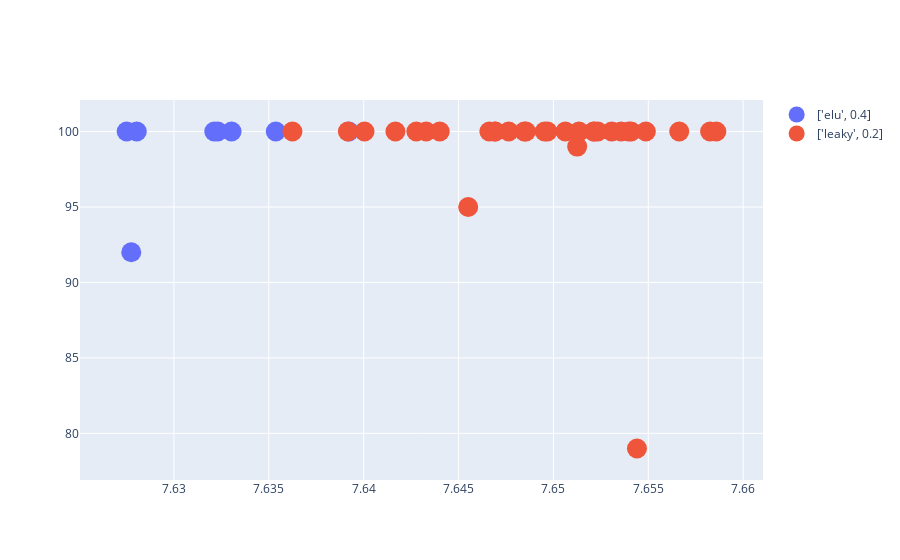

Notebook code cell kept with this figure:
### Code cell
results.results_dataframe_graph(facet='activation',att=['filters','strides','kernel_size','drop','full','fulldrop', 'activation_full', 'depth_multiplier','lag','radius','corr','nneighbors'], count=True, threshold=7.6)

### Figure 1 — Plotly figure (JSON) as saved in the notebook; plotly's stock layout.template omitted (floating-point values rounded to 4 significant figures)
{"data": [{"marker": {"size": 20}, "mode": "markers", "name": "['elu', 0.4]", "text": ["filters:[512]-strides:[1]-kernel_size:[9]-drop:0.5-full:[512]-fulldrop:0.5-activation_full:['elu', 0.4]-depth_multiplier:5-lag:3-radius:0.5-corr:[0.75, 0.85]-nneighbors:200-activation:['elu', 0.4]", "filters:[512]-strides:[1]-kernel_size:[9]-drop:0.25-full:[512]-fulldrop:0.5-activation_full:['leaky', 0.2]-depth_multiplier:4-lag:12-radius:0.5-corr:[0.8, 0.9]-nneighbors:250-activation:['elu', 0.4]", "filters:[512]-strides:[1]-kernel_size:[9]-drop:0.25-full:[512]-fulldrop:0.25-activation_full:['leaky', 0.2]-depth_multiplier:4-lag:9-radius:1-corr:[0.85, 0.95]-nneighbors:200-activation:['elu', 0.4]", "filters:[512]-strides:[1]-kernel_size:[7]-drop:0.5-full:[512]-fulldrop:0.5-activation_full:['leaky', 0.2]-depth_multiplier:6-lag:12-radius:2-corr:[0.7, 0.9]-nneighbors:150-activation:['elu', 0.4]", "filters:[512]-strides:[1]-kernel_size:[3]-drop:0.5-full:[512]-fulldrop:0.0-activation_full:['elu', 0.4]-depth_multiplier:5-lag:9-radius:1.5-corr:[0.7, 0.8]-nneighbors:150-activation:['elu', 0.4]", "filters:[512]-strides:[1]-kernel_size:[3]-drop:0.5-full:[1024]-fulldrop:0.0-activation_full:['elu', 0.4]-depth_multiplier:5-lag:6-radius:1.5-corr:[0.8, 0.9]-nneighbors:300-activation:['elu', 0.4]", "filters:[512]-strides:[1]-kernel_size:[3]-drop:0.25-full:[512]-fulldrop:0.25-activation_full:['elu', 0.4]-depth_multiplier:5-lag:6-radius:0.5-corr:[0.75, 0.95]-nneighbors:150-activation:['elu', 0.4]", "filters:[512]-strides:[1]-kernel_size:[3]-drop:0.25-full:[512]-fulldrop:0.25-activation_full:['elu', 0.4]-depth_multiplier:4-lag:3-radius:0.5-corr:[0.7, 0.9]-nneighbors:150-activation:['elu', 0.4]", "filters:[512]-strides:[1]-kernel_size:[3]-drop:0.0-full:[512]-fulldrop:0.5-activation_full:['elu', 0.4]-depth_multiplier:4-lag:6-radius:0.5-corr:[0.7, 0.9]-nneighbors:150-activation:['elu', 0.4]", "filters:[512]-strides:[1]-kernel_size:[5]-drop:0.0-full:[512]-fulldrop:0.25-activation_full:['leaky', 0.2]-depth_multiplier:6-lag:6-radius:1.5-corr:[0.85, 0.95]-nneighbors:200-activation:['elu', 0.4]", "filters:[512]-strides:[2]-kernel_size:[9]-drop:0.25-full:[512]-fulldrop:0.25-activation_full:['elu', 0.4]-depth_multiplier:6-lag:12-radius:1-corr:[0.85, 0.95]-nneighbors:150-activation:['elu', 0.4]", "filters:[512]-strides:[2]-kernel_size:[3]-drop:0.0-full:[1024]-fulldrop:0.0-activation_full:['leaky', 0.2]-depth_multiplier:5-lag:9-radius:1-corr:[0.7, 0.9]-nneighbors:300-activation:['elu', 0.4]", "filters:[512]-strides:[3]-kernel_size:[9]-drop:0.5-full:[1024]-fulldrop:0.25-activation_full:['elu', 0.4]-depth_multiplier:4-lag:3-radius:0.5-corr:[0.7, 0.8]-nneighbors:150-activation:['elu', 0.4]", "filters:[512]-strides:[3]-kernel_size:[9]-drop:0.5-full:[512]-fulldrop:0.0-activation_full:['leaky', 0.2]-depth_multiplier:5-lag:3-radius:1.5-corr:[0.75, 0.95]-nneighbors:300-activation:['elu', 0.4]", "filters:[512]-strides:[3]-kernel_size:[9]-drop:0.5-full:[512]-fulldrop:0.0-activation_full:['leaky', 0.2]-depth_multiplier:5-lag:6-radius:2-corr:[0.75, 0.95]-nneighbors:300-activation:['elu', 0.4]", "filters:[512]-strides:[3]-kernel_size:[9]-drop:0.25-full:[1024]-fulldrop:0.25-activation_full:['elu', 0.4]-depth_multiplier:4-lag:9-radius:0.5-corr:[0.7, 0.9]-nneighbors:250-activation:['elu', 0.4]", "filters:[512]-strides:[3]-kernel_size:[9]-drop:0.0-full:[512]-fulldrop:0.5-activation_full:['elu', 0.4]-depth_multiplier:4-lag:3-radius:1-corr:[0.7, 0.9]-nneighbors:150-activation:['elu', 0.4]", "filters:[512]-strides:[3]-kernel_size:[7]-drop:0.5-full:[512]-fulldrop:0.0-activation_full:['leaky', 0.2]-depth_multiplier:5-lag:3-radius:2-corr:[0.75, 0.95]-nneighbors:300-activation:['elu', 0.4]", "filters:[512]-strides:[3]-kernel_size:[7]-drop:0.5-full:[512]-fulldrop:0.0-activation_full:['leaky', 0.2]-depth_multiplier:5-lag:3-radius:1.5-corr:[0.75, 0.95]-nneighbors:300-activation:['elu', 0.4]", "filters:[512]-strides:[3]-kernel_size:[7]-drop:0.5-full:[512]-fulldrop:0.0-activation_full:['leaky', 0.2]-depth_multiplier:5-lag:6-radius:1.5-corr:[0.7, 0.8]-nneighbors:300-activation:['elu', 0.4]", "filters:[512]-strides:[3]-kernel_size:[7]-drop:0.5-full:[512]-fulldrop:0.0-activation_full:['leaky', 0.2]-depth_multiplier:4-lag:3-radius:1.5-corr:[0.75, 0.95]-nneighbors:300-activation:['elu', 0.4]", "filters:[512]-strides:[3]-kernel_size:[7]-drop:0.5-full:[512]-fulldrop:0.0-activation_full:['leaky', 0.2]-depth_multiplier:4-lag:6-radius:1.5-corr:[0.75, 0.95]-nneighbors:300-activation:['elu', 0.4]", "filters:[512]-strides:[3]-kernel_size:[7]-drop:0.5-full:[512]-fulldrop:0.0-activation_full:['leaky', 0.2]-depth_multiplier:6-lag:3-radius:1.5-corr:[0.75, 0.95]-nneighbors:300-activation:['elu', 0.4]", "filters:[512]-strides:[3]-kernel_size:[7]-drop:0.5-full:[512]-fulldrop:0.0-activation_full:['leaky', 0.2]-depth_multiplier:6-lag:6-radius:1.5-corr:[0.75, 0.95]-nneighbors:300-activation:['elu', 0.4]", "filters:[512]-strides:[3]-kernel_size:[7]-drop:0.25-full:[512]-fulldrop:0.5-activation_full:['elu', 0.4]-depth_multiplier:5-lag:12-radius:0.5-corr:[0.85, 0.95]-nneighbors:200-activation:['elu', 0.4]", "filters:[512]-strides:[3]-kernel_size:[7]-drop:0.0-full:[512]-fulldrop:0.25-activation_full:['leaky', 0.2]-depth_multiplier:4-lag:9-radius:1-corr:[0.7, 0.9]-nneighbors:300-activation:['elu', 0.4]", "filters:[512]-strides:[3]-kernel_size:[3]-drop:0.25-full:[1024]-fulldrop:0.5-activation_full:['leaky', 0.2]-depth_multiplier:4-lag:12-radius:2-corr:[0.75, 0.85]-nneighbors:300-activation:['elu', 0.4]", "filters:[512]-strides:[3]-kernel_size:[3]-drop:0.0-full:[1024]-fulldrop:0.25-activation_full:['leaky', 0.2]-depth_multiplier:5-lag:6-radius:0.5-corr:[0.75, 0.85]-nneighbors:200-activation:['elu', 0.4]", "filters:[512]-strides:[3]-kernel_size:[5]-drop:0.5-full:[512]-fulldrop:0.0-activation_full:['leaky', 0.2]-depth_multiplier:5-lag:6-radius:1.5-corr:[0.75, 0.95]-nneighbors:300-activation:['elu', 0.4]", "filters:[256]-strides:[1]-kernel_size:[9]-drop:0.5-full:[512]-fulldrop:0.5-activation_full:['leaky', 0.2]-depth_multiplier:6-lag:9-radius:1.5-corr:[0.8, 0.9]-nneighbors:150-activation:['elu', 0.4]", "filters:[256]-strides:[1]-kernel_size:[9]-drop:0.0-full:[512]-fulldrop:0.25-activation_full:['leaky', 0.2]-depth_multiplier:4-lag:12-radius:1-corr:[0.85, 0.95]-nneighbors:300-activation:['elu', 0.4]", "filters:[256]-strides:[1]-kernel_size:[9]-drop:0.0-full:[512]-fulldrop:0.0-activation_full:['leaky', 0.2]-depth_multiplier:4-lag:9-radius:1-corr:[0.75, 0.85]-nneighbors:150-activation:['elu', 0.4]", "filters:[256]-strides:[1]-kernel_size:[7]-drop:0.0-full:[512]-fulldrop:0.0-activation_full:['elu', 0.4]-depth_multiplier:5-lag:3-radius:0.5-corr:[0.75, 0.85]-nneighbors:200-activation:['elu', 0.4]", "filters:[256]-strides:[2]-kernel_size:[9]-drop:0.25-full:[1024]-fulldrop:0.0-activation_full:['leaky', 0.2]-depth_multiplier:4-lag:9-radius:2-corr:[0.85, 0.95]-nneighbors:300-activation:['elu', 0.4]", "filters:[256]-strides:[2]-kernel_size:[5]-drop:0.25-full:[1024]-fulldrop:0.25-activation_full:['leaky', 0.2]-depth_multiplier:5-lag:9-radius:0.5-corr:[0.75, 0.95]-nneighbors:150-activation:['elu', 0.4]", "filters:[256]-strides:[3]-kernel_size:[9]-drop:0.25-full:[1024]-fulldrop:0.0-activation_full:['leaky', 0.2]-depth_multiplier:6-lag:9-radius:1-corr:[0.8, 0.9]-nneighbors:250-activation:['elu', 0.4]", "filters:[256]-strides:[3]-kernel_size:[7]-drop:0.25-full:[1024]-fulldrop:0.5-activation_full:['elu', 0.4]-depth_multiplier:4-lag:6-radius:0.5-corr:[0.8, 0.9]-nneighbors:200-activation:['elu', 0.4]", "filters:[256]-strides:[3]-kernel_size:[7]-drop:0.25-full:[1024]-fulldrop:0.25-activation_full:['elu', 0.4]-depth_multiplier:5-lag:6-radius:1-corr:[0.75, 0.85]-nneighbors:200-activation:['elu', 0.4]", "filters:[256]-strides:[3]-kernel_size:[7]-drop:0.0-full:[512]-fulldrop:0.25-activation_full:['elu', 0.4]-depth_multiplier:4-lag:6-radius:1-corr:[0.7, 0.9]-nneighbors:150-activation:['elu', 0.4]", "filters:[256]-strides:[3]-kernel_size:[3]-drop:0.0-full:[512]-fulldrop:0.5-activation_full:['leaky', 0.2]-depth_multiplier:5-lag:3-radius:1.5-corr:[0.7, 0.8]-nneighbors:150-activation:['elu', 0.4]", "filters:[256]-strides:[3]-kernel_size:[3]-drop:0.0-full:[512]-fulldrop:0.0-activation_full:['leaky', 0.2]-depth_multiplier:6-lag:12-radius:1-corr:[0.8, 0.9]-nneighbors:250-activation:['elu', 0.4]", "filters:[256]-strides:[3]-kernel_size:[5]-drop:0.5-full:[1024]-fulldrop:0.5-activation_full:['elu', 0.4]-depth_multiplier:4-lag:12-radius:1-corr:[0.75, 0.85]-nneighbors:200-activation:['elu', 0.4]", "filters:[256]-strides:[3]-kernel_size:[5]-drop:0.5-full:[512]-fulldrop:0.5-activation_full:['leaky', 0.2]-depth_multiplier:5-lag:6-radius:1.5-corr:[0.85, 0.95]-nneighbors:200-activation:['elu', 0.4]", "filters:[1024]-strides:[1]-kernel_size:[9]-drop:0.5-full:[512]-fulldrop:0.5-activation_full:['elu', 0.4]-depth_multiplier:6-lag:6-radius:0.5-corr:[0.75, 0.85]-nneighbors:200-activation:['elu', 0.4]", "filters:[1024]-strides:[1]-kernel_size:[9]-drop:0.25-full:[512]-fulldrop:0.25-activation_full:['elu', 0.4]-depth_multiplier:5-lag:9-radius:1.5-corr:[0.7, 0.8]-nneighbors:150-activation:['elu', 0.4]", "filters:[1024]-strides:[1]-kernel_size:[7]-drop:0.5-full:[512]-fulldrop:0.25-activation_full:['elu', 0.4]-depth_multiplier:4-lag:6-radius:2-corr:[0.8, 0.9]-nneighbors:250-activation:['elu', 0.4]", "filters:[1024]-strides:[1]-kernel_size:[7]-drop:0.25-full:[1024]-fulldrop:0.5-activation_full:['leaky', 0.2]-depth_multiplier:4-lag:9-radius:0.5-corr:[0.75, 0.85]-nneighbors:300-activation:['elu', 0.4]", "filters:[1024]-strides:[1]-kernel_size:[7]-drop:0.25-full:[1024]-fulldrop:0.0-activation_full:['leaky', 0.2]-depth_multiplier:5-lag:3-radius:1.5-corr:[0.85, 0.95]-nneighbors:250-activation:['elu', 0.4]", "filters:[1024]-strides:[1]-kernel_size:[7]-drop:0.0-full:[512]-fulldrop:0.0-activation_full:['elu', 0.4]-depth_multiplier:5-lag:12-radius:2-corr:[0.75, 0.85]-nneighbors:300-activation:['elu', 0.4]", "filters:[1024]-strides:[1]-kernel_size:[5]-drop:0.5-full:[512]-fulldrop:0.5-activation_full:['leaky', 0.2]-depth_multiplier:6-lag:3-radius:1.5-corr:[0.75, 0.85]-nneighbors:200-activation:['elu', 0.4]", "filters:[1024]-strides:[1]-kernel_size:[5]-drop:0.25-full:[1024]-fulldrop:0.25-activation_full:['elu', 0.4]-depth_multiplier:4-lag:12-radius:0.5-corr:[0.85, 0.95]-nneighbors:250-activation:['elu', 0.4]", "filters:[1024]-strides:[1]-kernel_size:[5]-drop:0.25-full:[1024]-fulldrop:0.0-activation_full:['leaky', 0.2]-depth_multiplier:4-lag:9-radius:2-corr:[0.75, 0.85]-nneighbors:200-activation:['elu', 0.4]", "filters:[1024]-strides:[2]-kernel_size:[9]-drop:0.0-full:[512]-fulldrop:0.5-activation_full:['elu', 0.4]-depth_multiplier:5-lag:9-radius:1-corr:[0.8, 0.9]-nneighbors:300-activation:['elu', 0.4]", "filters:[1024]-strides:[2]-kernel_size:[7]-drop:0.5-full:[1024]-fulldrop:0.25-activation_full:['leaky', 0.2]-depth_multiplier:6-lag:9-radius:2-corr:[0.75, 0.85]-nneighbors:200-activation:['elu', 0.4]", "filters:[1024]-strides:[2]-kernel_size:[3]-drop:0.5-full:[512]-fulldrop:0.5-activation_full:['elu', 0.4]-depth_multiplier:4-lag:6-radius:0.5-corr:[0.75, 0.85]-nneighbors:250-activation:['elu', 0.4]", "filters:[1024]-strides:[2]-kernel_size:[5]-drop:0.25-full:[1024]-fulldrop:0.5-activation_full:['leaky', 0.2]-depth_multiplier:6-lag:3-radius:2-corr:[0.85, 0.95]-nneighbors:300-activation:['elu', 0.4]", "filters:[1024]-strides:[3]-kernel_size:[9]-drop:0.5-full:[512]-fulldrop:0.25-activation_full:['leaky', 0.2]-depth_multiplier:5-lag:12-radius:2-corr:[0.7, 0.9]-nneighbors:200-activation:['elu', 0.4]", "filters:[1024]-strides:[3]-kernel_size:[9]-drop:0.5-full:[512]-fulldrop:0.25-activation_full:['leaky', 0.2]-depth_multiplier:4-lag:3-radius:1.5-corr:[0.7, 0.9]-nneighbors:300-activation:['elu', 0.4]", "filters:[1024]-strides:[3]-kernel_size:[9]-drop:0.0-full:[512]-fulldrop:0.5-activation_full:['elu', 0.4]-depth_multiplier:5-lag:9-radius:0.5-corr:[0.75, 0.85]-nneighbors:150-activation:['elu', 0.4]", "filters:[1024]-strides:[3]-kernel_size:[7]-drop:0.0-full:[512]-fulldrop:0.5-activation_full:['elu', 0.4]-depth_multiplier:4-lag:12-radius:1-corr:[0.75, 0.85]-nneighbors:200-activation:['elu', 0.4]", "filters:[1024]-strides:[3]-kernel_size:[3]-drop:0.5-full:[512]-fulldrop:0.0-activation_full:['leaky', 0.2]-depth_multiplier:5-lag:3-radius:1.5-corr:[0.7, 0.8]-nneighbors:300-activation:['elu', 0.4]", "filters:[1024]-strides:[3]-kernel_size:[3]-drop:0.5-full:[512]-fulldrop:0.0-activation_full:['leaky', 0.2]-depth_multiplier:6-lag:6-radius:1-corr:[0.7, 0.8]-nneighbors:300-activation:['elu', 0.4]", "filters:[1024]-strides:[3]-kernel_size:[3]-drop:0.0-full:[512]-fulldrop:0.5-activation_full:['elu', 0.4]-depth_multiplier:4-lag:3-radius:2-corr:[0.7, 0.9]-nneighbors:250-activation:['elu', 0.4]", "filters:[1024]-strides:[3]-kernel_size:[3]-drop:0.0-full:[1024]-fulldrop:0.0-activation_full:['leaky', 0.2]-depth_multiplier:6-lag:6-radius:0.5-corr:[0.7, 0.8]-nneighbors:150-activation:['elu', 0.4]", "filters:[1024]-strides:[3]-kernel_size:[5]-drop:0.5-full:[512]-fulldrop:0.0-activation_full:['leaky', 0.2]-depth_multiplier:4-lag:3-radius:1-corr:[0.7, 0.9]-nneighbors:300-activation:['elu', 0.4]", "filters:[1024]-strides:[3]-kernel_size:[5]-drop:0.5-full:[1024]-fulldrop:0.5-activation_full:['leaky', 0.2]-depth_multiplier:4-lag:12-radius:2-corr:[0.85, 0.95]-nneighbors:250-activation:['elu', 0.4]", "filters:[1024]-strides:[3]-kernel_size:[5]-drop:0.25-full:[1024]-fulldrop:0.0-activation_full:['leaky', 0.2]-depth_multiplier:4-lag:12-radius:0.5-corr:[0.8, 0.9]-nneighbors:250-activation:['elu', 0.4]"], "type": "scatter", "x": [7.639, 7.632, 7.632, 7.628, 7.633, 7.628, 7.628, 7.635], "y": [100, 100, 100, 92, 100, 100, 100, 100]}, {"marker": {"size": 20}, "mode": "markers", "name": "['leaky', 0.2]", "text": ["filters:[512]-strides:[1]-kernel_size:[7]-drop:0.0-full:[512]-fulldrop:0.0-activation_full:['leaky', 0.2]-depth_multiplier:6-lag:3-radius:0.5-corr:[0.85, 0.95]-nneighbors:250-activation:['leaky', 0.2]", "filters:[512]-strides:[1]-kernel_size:[3]-drop:0.5-full:[1024]-fulldrop:0.5-activation_full:['leaky', 0.2]-depth_multiplier:5-lag:12-radius:2-corr:[0.75, 0.95]-nneighbors:300-activation:['leaky', 0.2]", "filters:[512]-strides:[1]-kernel_size:[5]-drop:0.25-full:[512]-fulldrop:0.5-activation_full:['elu', 0.4]-depth_multiplier:5-lag:9-radius:1-corr:[0.7, 0.8]-nneighbors:250-activation:['leaky', 0.2]", "filters:[512]-strides:[1]-kernel_size:[5]-drop:0.25-full:[512]-fulldrop:0.25-activation_full:['leaky', 0.2]-depth_multiplier:5-lag:6-radius:1-corr:[0.75, 0.85]-nneighbors:200-activation:['leaky', 0.2]", "filters:[512]-strides:[1]-kernel_size:[5]-drop:0.25-full:[1024]-fulldrop:0.5-activation_full:['leaky', 0.2]-depth_multiplier:6-lag:9-radius:1.5-corr:[0.7, 0.9]-nneighbors:250-activation:['leaky', 0.2]", "filters:[512]-strides:[2]-kernel_size:[9]-drop:0.0-full:[512]-fulldrop:0.5-activation_full:['elu', 0.4]-depth_multiplier:5-lag:12-radius:0.5-corr:[0.7, 0.9]-nneighbors:250-activation:['leaky', 0.2]", "filters:[512]-strides:[2]-kernel_size:[7]-drop:0.5-full:[512]-fulldrop:0.0-activation_full:['elu', 0.4]-depth_multiplier:4-lag:9-radius:0.5-corr:[0.75, 0.85]-nneighbors:250-activation:['leaky', 0.2]", "filters:[512]-strides:[2]-kernel_size:[7]-drop:0.5-full:[1024]-fulldrop:0.25-activation_full:['leaky', 0.2]-depth_multiplier:4-lag:12-radius:1-corr:[0.75, 0.95]-nneighbors:300-activation:['leaky', 0.2]", "filters:[512]-strides:[2]-kernel_size:[3]-drop:0.25-full:[1024]-fulldrop:0.0-activation_full:['leaky', 0.2]-depth_multiplier:5-lag:9-radius:1.5-corr:[0.7, 0.8]-nneighbors:200-activation:['leaky', 0.2]", "filters:[512]-strides:[3]-kernel_size:[9]-drop:0.5-full:[512]-fulldrop:0.0-activation_full:['elu', 0.4]-depth_multiplier:5-lag:3-radius:2-corr:[0.7, 0.8]-nneighbors:300-activation:['leaky', 0.2]", "filters:[512]-strides:[3]-kernel_size:[9]-drop:0.5-full:[512]-fulldrop:0.0-activation_full:['elu', 0.4]-depth_multiplier:5-lag:3-radius:1.5-corr:[0.75, 0.95]-nneighbors:300-activation:['leaky', 0.2]", "filters:[512]-strides:[3]-kernel_size:[9]-drop:0.5-full:[512]-fulldrop:0.0-activation_full:['elu', 0.4]-depth_multiplier:5-lag:6-radius:2-corr:[0.75, 0.95]-nneighbors:300-activation:['leaky', 0.2]", "filters:[512]-strides:[3]-kernel_size:[9]-drop:0.5-full:[512]-fulldrop:0.0-activation_full:['leaky', 0.2]-depth_multiplier:5-lag:3-radius:1.5-corr:[0.75, 0.95]-nneighbors:300-activation:['leaky', 0.2]", "filters:[512]-strides:[3]-kernel_size:[9]-drop:0.5-full:[512]-fulldrop:0.0-activation_full:['leaky', 0.2]-depth_multiplier:5-lag:6-radius:2-corr:[0.75, 0.95]-nneighbors:300-activation:['leaky', 0.2]", "filters:[512]-strides:[3]-kernel_size:[9]-drop:0.5-full:[512]-fulldrop:0.0-activation_full:['leaky', 0.2]-depth_multiplier:5-lag:6-radius:1.5-corr:[0.7, 0.9]-nneighbors:300-activation:['leaky', 0.2]", "filters:[512]-strides:[3]-kernel_size:[9]-drop:0.5-full:[512]-fulldrop:0.0-activation_full:['leaky', 0.2]-depth_multiplier:5-lag:6-radius:1.5-corr:[0.75, 0.95]-nneighbors:300-activation:['leaky', 0.2]", "filters:[512]-strides:[3]-kernel_size:[9]-drop:0.5-full:[512]-fulldrop:0.0-activation_full:['leaky', 0.2]-depth_multiplier:4-lag:6-radius:1.5-corr:[0.7, 0.9]-nneighbors:300-activation:['leaky', 0.2]", "filters:[512]-strides:[3]-kernel_size:[9]-drop:0.5-full:[512]-fulldrop:0.0-activation_full:['leaky', 0.2]-depth_multiplier:6-lag:3-radius:1.5-corr:[0.7, 0.9]-nneighbors:300-activation:['leaky', 0.2]", "filters:[512]-strides:[3]-kernel_size:[9]-drop:0.5-full:[512]-fulldrop:0.0-activation_full:['leaky', 0.2]-depth_multiplier:6-lag:6-radius:1.5-corr:[0.7, 0.9]-nneighbors:300-activation:['leaky', 0.2]", "filters:[512]-strides:[3]-kernel_size:[9]-drop:0.0-full:[1024]-fulldrop:0.0-activation_full:['elu', 0.4]-depth_multiplier:6-lag:9-radius:2-corr:[0.75, 0.95]-nneighbors:300-activation:['leaky', 0.2]", "filters:[512]-strides:[3]-kernel_size:[7]-drop:0.5-full:[512]-fulldrop:0.0-activation_full:['elu', 0.4]-depth_multiplier:5-lag:3-radius:2-corr:[0.75, 0.95]-nneighbors:300-activation:['leaky', 0.2]", "filters:[512]-strides:[3]-kernel_size:[7]-drop:0.5-full:[512]-fulldrop:0.0-activation_full:['elu', 0.4]-depth_multiplier:5-lag:3-radius:1.5-corr:[0.75, 0.95]-nneighbors:300-activation:['leaky', 0.2]", "filters:[512]-strides:[3]-kernel_size:[7]-drop:0.5-full:[512]-fulldrop:0.0-activation_full:['elu', 0.4]-depth_multiplier:4-lag:3-radius:1.5-corr:[0.75, 0.95]-nneighbors:300-activation:['leaky', 0.2]", "filters:[512]-strides:[3]-kernel_size:[7]-drop:0.5-full:[512]-fulldrop:0.0-activation_full:['elu', 0.4]-depth_multiplier:4-lag:6-radius:1.5-corr:[0.75, 0.95]-nneighbors:300-activation:['leaky', 0.2]", "filters:[512]-strides:[3]-kernel_size:[7]-drop:0.5-full:[512]-fulldrop:0.0-activation_full:['elu', 0.4]-depth_multiplier:6-lag:3-radius:1.5-corr:[0.75, 0.95]-nneighbors:300-activation:['leaky', 0.2]", "filters:[512]-strides:[3]-kernel_size:[7]-drop:0.5-full:[512]-fulldrop:0.0-activation_full:['elu', 0.4]-depth_multiplier:6-lag:6-radius:1.5-corr:[0.75, 0.95]-nneighbors:300-activation:['leaky', 0.2]", "filters:[512]-strides:[3]-kernel_size:[7]-drop:0.5-full:[1024]-fulldrop:0.0-activation_full:['elu', 0.4]-depth_multiplier:5-lag:12-radius:1-corr:[0.8, 0.9]-nneighbors:300-activation:['leaky', 0.2]", "filters:[512]-strides:[3]-kernel_size:[7]-drop:0.5-full:[512]-fulldrop:0.25-activation_full:['leaky', 0.2]-depth_multiplier:6-lag:6-radius:2-corr:[0.7, 0.9]-nneighbors:300-activation:['leaky', 0.2]", "filters:[512]-strides:[3]-kernel_size:[7]-drop:0.5-full:[512]-fulldrop:0.0-activation_full:['leaky', 0.2]-depth_multiplier:5-lag:3-radius:2-corr:[0.75, 0.95]-nneighbors:300-activation:['leaky', 0.2]", "filters:[512]-strides:[3]-kernel_size:[7]-drop:0.5-full:[512]-fulldrop:0.0-activation_full:['leaky', 0.2]-depth_multiplier:5-lag:3-radius:1.5-corr:[0.75, 0.95]-nneighbors:300-activation:['leaky', 0.2]", "filters:[512]-strides:[3]-kernel_size:[7]-drop:0.5-full:[512]-fulldrop:0.0-activation_full:['leaky', 0.2]-depth_multiplier:5-lag:6-radius:2-corr:[0.75, 0.95]-nneighbors:300-activation:['leaky', 0.2]", "filters:[512]-strides:[3]-kernel_size:[7]-drop:0.5-full:[512]-fulldrop:0.0-activation_full:['leaky', 0.2]-depth_multiplier:5-lag:6-radius:1.5-corr:[0.75, 0.95]-nneighbors:300-activation:['leaky', 0.2]", "filters:[512]-strides:[3]-kernel_size:[7]-drop:0.5-full:[512]-fulldrop:0.0-activation_full:['leaky', 0.2]-depth_multiplier:4-lag:3-radius:1.5-corr:[0.75, 0.95]-nneighbors:300-activation:['leaky', 0.2]", "filters:[512]-strides:[3]-kernel_size:[7]-drop:0.5-full:[512]-fulldrop:0.0-activation_full:['leaky', 0.2]-depth_multiplier:4-lag:6-radius:1.5-corr:[0.75, 0.95]-nneighbors:300-activation:['leaky', 0.2]", "filters:[512]-strides:[3]-kernel_size:[7]-drop:0.5-full:[512]-fulldrop:0.0-activation_full:['leaky', 0.2]-depth_multiplier:6-lag:3-radius:1.5-corr:[0.7, 0.9]-nneighbors:300-activation:['leaky', 0.2]", "filters:[512]-strides:[3]-kernel_size:[7]-drop:0.5-full:[512]-fulldrop:0.0-activation_full:['leaky', 0.2]-depth_multiplier:6-lag:3-radius:1.5-corr:[0.75, 0.95]-nneighbors:300-activation:['leaky', 0.2]", "filters:[512]-strides:[3]-kernel_size:[7]-drop:0.5-full:[512]-fulldrop:0.0-activation_full:['leaky', 0.2]-depth_multiplier:6-lag:6-radius:2-corr:[0.7, 0.9]-nneighbors:300-activation:['leaky', 0.2]", "filters:[512]-strides:[3]-kernel_size:[7]-drop:0.5-full:[512]-fulldrop:0.0-activation_full:['leaky', 0.2]-depth_multiplier:6-lag:6-radius:1.5-corr:[0.7, 0.9]-nneighbors:300-activation:['leaky', 0.2]", "filters:[512]-strides:[3]-kernel_size:[7]-drop:0.5-full:[512]-fulldrop:0.0-activation_full:['leaky', 0.2]-depth_multiplier:6-lag:6-radius:1.5-corr:[0.75, 0.95]-nneighbors:300-activation:['leaky', 0.2]", "filters:[512]-strides:[3]-kernel_size:[7]-drop:0.5-full:[1024]-fulldrop:0.0-activation_full:['leaky', 0.2]-depth_multiplier:4-lag:3-radius:2-corr:[0.7, 0.8]-nneighbors:300-activation:['leaky', 0.2]", "filters:[512]-strides:[3]-kernel_size:[7]-drop:0.5-full:[1024]-fulldrop:0.0-activation_full:['leaky', 0.2]-depth_multiplier:6-lag:3-radius:1.5-corr:[0.75, 0.95]-nneighbors:300-activation:['leaky', 0.2]", "filters:[512]-strides:[3]-kernel_size:[3]-drop:0.5-full:[512]-fulldrop:0.0-activation_full:['elu', 0.4]-depth_multiplier:5-lag:6-radius:1.5-corr:[0.75, 0.95]-nneighbors:300-activation:['leaky', 0.2]", "filters:[512]-strides:[3]-kernel_size:[3]-drop:0.5-full:[1024]-fulldrop:0.0-activation_full:['elu', 0.4]-depth_multiplier:4-lag:12-radius:1.5-corr:[0.85, 0.95]-nneighbors:300-activation:['leaky', 0.2]", "filters:[512]-strides:[3]-kernel_size:[3]-drop:0.5-full:[512]-fulldrop:0.0-activation_full:['leaky', 0.2]-depth_multiplier:5-lag:6-radius:1.5-corr:[0.75, 0.95]-nneighbors:300-activation:['leaky', 0.2]", "filters:[512]-strides:[3]-kernel_size:[5]-drop:0.5-full:[512]-fulldrop:0.5-activation_full:['elu', 0.4]-depth_multiplier:5-lag:6-radius:1.5-corr:[0.75, 0.95]-nneighbors:300-activation:['leaky', 0.2]", "filters:[512]-strides:[3]-kernel_size:[5]-drop:0.5-full:[512]-fulldrop:0.0-activation_full:['elu', 0.4]-depth_multiplier:5-lag:6-radius:1.5-corr:[0.75, 0.95]-nneighbors:300-activation:['leaky', 0.2]", "filters:[512]-strides:[3]-kernel_size:[5]-drop:0.5-full:[512]-fulldrop:0.0-activation_full:['leaky', 0.2]-depth_multiplier:5-lag:6-radius:1.5-corr:[0.7, 0.9]-nneighbors:300-activation:['leaky', 0.2]", "filters:[512]-strides:[3]-kernel_size:[5]-drop:0.5-full:[512]-fulldrop:0.0-activation_full:['leaky', 0.2]-depth_multiplier:5-lag:6-radius:1.5-corr:[0.75, 0.95]-nneighbors:300-activation:['leaky', 0.2]", "filters:[512]-strides:[3]-kernel_size:[5]-drop:0.5-full:[512]-fulldrop:0.0-activation_full:['leaky', 0.2]-depth_multiplier:4-lag:6-radius:1.5-corr:[0.7, 0.9]-nneighbors:300-activation:['leaky', 0.2]", "filters:[512]-strides:[3]-kernel_size:[5]-drop:0.5-full:[512]-fulldrop:0.0-activation_full:['leaky', 0.2]-depth_multiplier:6-lag:3-radius:1.5-corr:[0.7, 0.9]-nneighbors:300-activation:['leaky', 0.2]", "filters:[512]-strides:[3]-kernel_size:[5]-drop:0.5-full:[512]-fulldrop:0.0-activation_full:['leaky', 0.2]-depth_multiplier:6-lag:9-radius:1.5-corr:[0.75, 0.95]-nneighbors:250-activation:['leaky', 0.2]", "filters:[512]-strides:[3]-kernel_size:[5]-drop:0.5-full:[512]-fulldrop:0.0-activation_full:['leaky', 0.2]-depth_multiplier:6-lag:6-radius:1-corr:[0.75, 0.85]-nneighbors:300-activation:['leaky', 0.2]", "filters:[512]-strides:[3]-kernel_size:[5]-drop:0.5-full:[512]-fulldrop:0.0-activation_full:['leaky', 0.2]-depth_multiplier:6-lag:6-radius:1.5-corr:[0.7, 0.9]-nneighbors:300-activation:['leaky', 0.2]", "filters:[512]-strides:[3]-kernel_size:[5]-drop:0.5-full:[1024]-fulldrop:0.0-activation_full:['leaky', 0.2]-depth_multiplier:5-lag:6-radius:1.5-corr:[0.75, 0.95]-nneighbors:300-activation:['leaky', 0.2]", "filters:[256]-strides:[1]-kernel_size:[9]-drop:0.25-full:[512]-fulldrop:0.5-activation_full:['elu', 0.4]-depth_multiplier:5-lag:9-radius:1-corr:[0.75, 0.95]-nneighbors:250-activation:['leaky', 0.2]", "filters:[256]-strides:[1]-kernel_size:[9]-drop:0.25-full:[512]-fulldrop:0.25-activation_full:['elu', 0.4]-depth_multiplier:6-lag:6-radius:2-corr:[0.75, 0.85]-nneighbors:300-activation:['leaky', 0.2]", "filters:[256]-strides:[1]-kernel_size:[9]-drop:0.0-full:[512]-fulldrop:0.0-activation_full:['elu', 0.4]-depth_multiplier:4-lag:6-radius:1-corr:[0.85, 0.95]-nneighbors:150-activation:['leaky', 0.2]", "filters:[256]-strides:[1]-kernel_size:[9]-drop:0.0-full:[1024]-fulldrop:0.0-activation_full:['elu', 0.4]-depth_multiplier:6-lag:9-radius:2-corr:[0.75, 0.85]-nneighbors:300-activation:['leaky', 0.2]", "filters:[256]-strides:[1]-kernel_size:[3]-drop:0.5-full:[1024]-fulldrop:0.25-activation_full:['elu', 0.4]-depth_multiplier:6-lag:12-radius:1.5-corr:[0.75, 0.95]-nneighbors:300-activation:['leaky', 0.2]", "filters:[256]-strides:[1]-kernel_size:[5]-drop:0.25-full:[512]-fulldrop:0.5-activation_full:['leaky', 0.2]-depth_multiplier:4-lag:6-radius:1-corr:[0.7, 0.9]-nneighbors:250-activation:['leaky', 0.2]", "filters:[256]-strides:[2]-kernel_size:[9]-drop:0.5-full:[512]-fulldrop:0.0-activation_full:['elu', 0.4]-depth_multiplier:4-lag:3-radius:2-corr:[0.85, 0.95]-nneighbors:300-activation:['leaky', 0.2]", "filters:[256]-strides:[2]-kernel_size:[7]-drop:0.5-full:[512]-fulldrop:0.25-activation_full:['leaky', 0.2]-depth_multiplier:6-lag:9-radius:0.5-corr:[0.8, 0.9]-nneighbors:300-activation:['leaky', 0.2]", "filters:[256]-strides:[2]-kernel_size:[7]-drop:0.25-full:[512]-fulldrop:0.0-activation_full:['elu', 0.4]-depth_multiplier:6-lag:6-radius:1.5-corr:[0.7, 0.9]-nneighbors:250-activation:['leaky', 0.2]", "filters:[256]-strides:[2]-kernel_size:[7]-drop:0.25-full:[1024]-fulldrop:0.0-activation_full:['elu', 0.4]-depth_multiplier:6-lag:6-radius:1.5-corr:[0.75, 0.95]-nneighbors:200-activation:['leaky', 0.2]", "filters:[256]-strides:[2]-kernel_size:[7]-drop:0.25-full:[1024]-fulldrop:0.0-activation_full:['leaky', 0.2]-depth_multiplier:5-lag:12-radius:1-corr:[0.7, 0.9]-nneighbors:250-activation:['leaky', 0.2]", "filters:[256]-strides:[2]-kernel_size:[3]-drop:0.5-full:[512]-fulldrop:0.5-activation_full:['leaky', 0.2]-depth_multiplier:5-lag:3-radius:0.5-corr:[0.75, 0.85]-nneighbors:300-activation:['leaky', 0.2]", "filters:[256]-strides:[2]-kernel_size:[3]-drop:0.25-full:[1024]-fulldrop:0.25-activation_full:['leaky', 0.2]-depth_multiplier:4-lag:12-radius:0.5-corr:[0.75, 0.95]-nneighbors:250-activation:['leaky', 0.2]", "filters:[256]-strides:[2]-kernel_size:[3]-drop:0.0-full:[1024]-fulldrop:0.25-activation_full:['elu', 0.4]-depth_multiplier:4-lag:9-radius:0.5-corr:[0.7, 0.8]-nneighbors:300-activation:['leaky', 0.2]", "filters:[256]-strides:[3]-kernel_size:[9]-drop:0.5-full:[512]-fulldrop:0.0-activation_full:['leaky', 0.2]-depth_multiplier:5-lag:6-radius:1.5-corr:[0.75, 0.95]-nneighbors:300-activation:['leaky', 0.2]", "filters:[256]-strides:[3]-kernel_size:[9]-drop:0.25-full:[1024]-fulldrop:0.0-activation_full:['leaky', 0.2]-depth_multiplier:5-lag:9-radius:1-corr:[0.85, 0.95]-nneighbors:250-activation:['leaky', 0.2]", "filters:[256]-strides:[3]-kernel_size:[7]-drop:0.5-full:[512]-fulldrop:0.0-activation_full:['leaky', 0.2]-depth_multiplier:5-lag:3-radius:1.5-corr:[0.75, 0.95]-nneighbors:300-activation:['leaky', 0.2]", "filters:[256]-strides:[3]-kernel_size:[7]-drop:0.5-full:[512]-fulldrop:0.0-activation_full:['leaky', 0.2]-depth_multiplier:5-lag:6-radius:1.5-corr:[0.75, 0.95]-nneighbors:300-activation:['leaky', 0.2]", "filters:[256]-strides:[3]-kernel_size:[7]-drop:0.5-full:[512]-fulldrop:0.0-activation_full:['leaky', 0.2]-depth_multiplier:4-lag:6-radius:1.5-corr:[0.75, 0.95]-nneighbors:300-activation:['leaky', 0.2]", "filters:[256]-strides:[3]-kernel_size:[7]-drop:0.5-full:[512]-fulldrop:0.0-activation_full:['leaky', 0.2]-depth_multiplier:6-lag:6-radius:1.5-corr:[0.75, 0.95]-nneighbors:300-activation:['leaky', 0.2]", "filters:[256]-strides:[3]-kernel_size:[7]-drop:0.25-full:[512]-fulldrop:0.0-activation_full:['elu', 0.4]-depth_multiplier:6-lag:6-radius:1-corr:[0.8, 0.9]-nneighbors:200-activation:['leaky', 0.2]", "filters:[256]-strides:[3]-kernel_size:[3]-drop:0.0-full:[1024]-fulldrop:0.25-activation_full:['leaky', 0.2]-depth_multiplier:6-lag:6-radius:0.5-corr:[0.75, 0.95]-nneighbors:300-activation:['leaky', 0.2]", "filters:[256]-strides:[3]-kernel_size:[5]-drop:0.5-full:[512]-fulldrop:0.25-activation_full:['leaky', 0.2]-depth_multiplier:4-lag:12-radius:2-corr:[0.75, 0.95]-nneighbors:250-activation:['leaky', 0.2]", "filters:[256]-strides:[3]-kernel_size:[5]-drop:0.25-full:[1024]-fulldrop:0.5-activation_full:['leaky', 0.2]-depth_multiplier:4-lag:12-radius:0.5-corr:[0.85, 0.95]-nneighbors:300-activation:['leaky', 0.2]", "filters:[1024]-strides:[1]-kernel_size:[7]-drop:0.0-full:[512]-fulldrop:0.5-activation_full:['leaky', 0.2]-depth_multiplier:4-lag:12-radius:2-corr:[0.7, 0.9]-nneighbors:200-activation:['leaky', 0.2]", "filters:[1024]-strides:[1]-kernel_size:[3]-drop:0.5-full:[1024]-fulldrop:0.25-activation_full:['leaky', 0.2]-depth_multiplier:4-lag:12-radius:2-corr:[0.7, 0.8]-nneighbors:200-activation:['leaky', 0.2]", "filters:[1024]-strides:[1]-kernel_size:[5]-drop:0.5-full:[512]-fulldrop:0.5-activation_full:['elu', 0.4]-depth_multiplier:6-lag:6-radius:1-corr:[0.7, 0.9]-nneighbors:200-activation:['leaky', 0.2]", "filters:[1024]-strides:[1]-kernel_size:[5]-drop:0.5-full:[512]-fulldrop:0.0-activation_full:['elu', 0.4]-depth_multiplier:4-lag:6-radius:1.5-corr:[0.8, 0.9]-nneighbors:150-activation:['leaky', 0.2]", "filters:[1024]-strides:[1]-kernel_size:[5]-drop:0.5-full:[1024]-fulldrop:0.5-activation_full:['elu', 0.4]-depth_multiplier:4-lag:6-radius:2-corr:[0.7, 0.9]-nneighbors:250-activation:['leaky', 0.2]", "filters:[1024]-strides:[2]-kernel_size:[7]-drop:0.5-full:[512]-fulldrop:0.5-activation_full:['leaky', 0.2]-depth_multiplier:4-lag:3-radius:0.5-corr:[0.7, 0.8]-nneighbors:300-activation:['leaky', 0.2]", "filters:[1024]-strides:[2]-kernel_size:[7]-drop:0.25-full:[1024]-fulldrop:0.5-activation_full:['leaky', 0.2]-depth_multiplier:5-lag:3-radius:0.5-corr:[0.7, 0.8]-nneighbors:250-activation:['leaky', 0.2]", "filters:[1024]-strides:[2]-kernel_size:[3]-drop:0.0-full:[512]-fulldrop:0.5-activation_full:['elu', 0.4]-depth_multiplier:6-lag:3-radius:2-corr:[0.8, 0.9]-nneighbors:300-activation:['leaky', 0.2]", "filters:[1024]-strides:[2]-kernel_size:[3]-drop:0.0-full:[512]-fulldrop:0.0-activation_full:['leaky', 0.2]-depth_multiplier:4-lag:6-radius:0.5-corr:[0.7, 0.9]-nneighbors:250-activation:['leaky', 0.2]", "filters:[1024]-strides:[2]-kernel_size:[5]-drop:0.0-full:[512]-fulldrop:0.5-activation_full:['elu', 0.4]-depth_multiplier:6-lag:12-radius:0.5-corr:[0.75, 0.95]-nneighbors:250-activation:['leaky', 0.2]", "filters:[1024]-strides:[3]-kernel_size:[9]-drop:0.25-full:[512]-fulldrop:0.0-activation_full:['leaky', 0.2]-depth_multiplier:6-lag:12-radius:1.5-corr:[0.85, 0.95]-nneighbors:150-activation:['leaky', 0.2]", "filters:[1024]-strides:[3]-kernel_size:[7]-drop:0.5-full:[512]-fulldrop:0.0-activation_full:['leaky', 0.2]-depth_multiplier:5-lag:6-radius:1-corr:[0.8, 0.9]-nneighbors:200-activation:['leaky', 0.2]", "filters:[1024]-strides:[3]-kernel_size:[7]-drop:0.5-full:[512]-fulldrop:0.0-activation_full:['leaky', 0.2]-depth_multiplier:5-lag:6-radius:1.5-corr:[0.75, 0.95]-nneighbors:300-activation:['leaky', 0.2]", "filters:[1024]-strides:[3]-kernel_size:[3]-drop:0.25-full:[512]-fulldrop:0.5-activation_full:['elu', 0.4]-depth_multiplier:4-lag:3-radius:0.5-corr:[0.75, 0.95]-nneighbors:150-activation:['leaky', 0.2]", "filters:[1024]-strides:[3]-kernel_size:[5]-drop:0.5-full:[512]-fulldrop:0.0-activation_full:['leaky', 0.2]-depth_multiplier:5-lag:6-radius:1.5-corr:[0.75, 0.95]-nneighbors:300-activation:['leaky', 0.2]", "filters:[1024]-strides:[3]-kernel_size:[5]-drop:0.5-full:[512]-fulldrop:0.0-activation_full:['leaky', 0.2]-depth_multiplier:6-lag:6-radius:1.5-corr:[0.75, 0.95]-nneighbors:300-activation:['leaky', 0.2]", "filters:[1024]-strides:[3]-kernel_size:[5]-drop:0.25-full:[1024]-fulldrop:0.25-activation_full:['elu', 0.4]-depth_multiplier:4-lag:3-radius:1.5-corr:[0.7, 0.8]-nneighbors:150-activation:['leaky', 0.2]"], "type": "scatter", "x": [7.647, 7.654, 7.651, 7.653, 7.65, 7.647, 7.643, 7.636, 7.654, 7.644, 7.654, 7.652, 7.654, 7.647, 7.648, 7.655, 7.652, 7.657, 7.652, 7.651, 7.65, 7.658, 7.659, 7.646, 7.651, 7.64, 7.639, 7.643, 7.642, 7.648, 7.649], "y": [100, 100, 100, 100, 100, 100, 100, 100, 79, 100, 100, 100, 100, 100, 100, 100, 100, 100, 100, 99, 100, 100, 100, 95, 100, 100, 100, 100, 100, 100, 100]}], "layout": {}}
